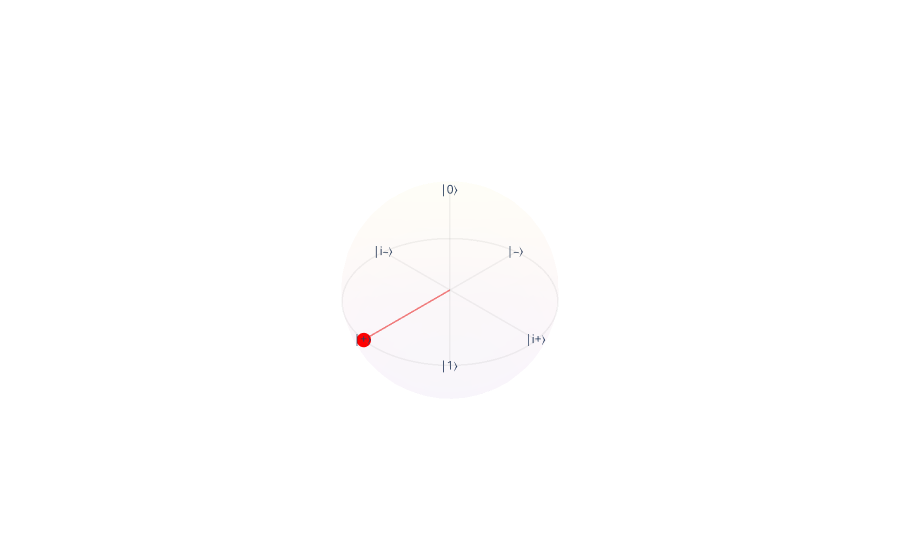

Notebook code cell kept with this figure:
### Markdown cell above
## Portas Lógicas Quânticas

O Ket oferece um conjunto universal de portas lógicas quânticas, permitindo a descrição de qualquer computação quântica. Todas as portas implementadas no Ket podem ser encontradas no módulo {mod}`~ket.gates`. Na documentação, é possível visualizar tanto a representação matricial da porta quanto o seu efeito.

### Portas de 1 Qubit

As portas quânticas são aplicadas diretamente em qubits encapsulados em objetos {class}`~ket.base.Quant`. Os qubits são implementados como referências opacas no Ket, garantindo que a aplicação de portas quânticas não tenha efeito colateral no estado clássico do sistema, afetando apenas o estado quântica.

As portas implementadas no Ket seguem a convenção de nomes em letras maiúsculas. Por exemplo, as portas de Pauli incluem {func}`~ket.gates.X`, {func}`~ket.gates.Y` e {func}`~ket.gates.Z`, enquanto a porta de Hadamard é representada por {func}`~ket.gates.H`.

#### Portas de Pauli e de Hadamard

As portas de Pauli e a porta de Hadamard são essenciais para muitos algoritmos quânticos. As portas de Pauli realizam rotações de 180º nos eixos X, Y e Z, respectivamente, [esfera de Bloch](esfera-de-bloch). No entanto, essas portas, não são suficientes para gerar superposição. Para isso podemos usar a porta de Hadamard, que leva um qubit do estado $\ket{0/1}$ para o estado de superposição $\frac{1}{\sqrt{2}}(\ket{0}\pm\ket{1})$.

:::{tip}
Para visualizar o efeito das portas, podemos usar a função `bloch_sphere`. Note essa função é específica deste Notebook e não faz parte do Ket.
:::

A seguir, temos um exemplo que demonstra a aplicação das portas de Pauli e de Hadamard. Recomendamos que você execute este código e experimente alterar a aplicação das portas para entender melhor seu efeito:

### Code cell
# Instanciando um novo do processo quântico
processo = Process()

# Alocação de um qubit
qubits = processo.alloc()

X(qubits)  # Porta de Pauli X
Y(qubits)  # Porta de Pauli Y
Z(qubits)  # Porta de Pauli Z
H(qubits)  # Porta de Hadamard

bloch_sphere(qubits)  # Mostra o Bloch Sphere

### Figure 1 — Plotly figure (JSON) as saved in the notebook; plotly's stock layout.template omitted (floating-point values rounded to 4 significant figures; data arrays with more than 128 entries replaced by an {"elided": "..."} marker saying what was removed)
{"data": [{"name": "Bloch Sphere", "opacity": 0.02, "showscale": false, "type": "surface", "x": {"elided": "40x20 float values"}, "y": {"elided": "40x20 float values"}, "z": {"elided": "40x20 float values"}}, {"marker": {"color": "red", "size": 5}, "mode": "markers", "name": "qubit", "type": "scatter3d", "x": [1.0], "y": [0], "z": [0]}, {"line": {"color": "red", "width": 3}, "mode": "lines", "name": "qubit line", "opacity": 0.5, "type": "scatter3d", "x": [0, 1.0], "y": [0, 0], "z": [0, 0]}, {"line": {"color": "gray", "width": 3}, "mode": "lines", "name": "Equator", "opacity": 0.1, "type": "scatter3d", "x": [1, 0.998, 0.992, 0.9819, 0.9679, 0.9501, 0.9284, 0.9029, 0.8738, 0.8413, 0.8053, 0.766, 0.7237, 0.6785, 0.6306, 0.5801, 0.5272, 0.4723, 0.4154, 0.3569, 0.2969, 0.2358, 0.1736, 0.1108, 0.04758, -0.01587, -0.07925, -0.1423, -0.2048, -0.2665, -0.3271, -0.3863, -0.4441, -0.5, -0.5539, -0.6056, -0.6549, -0.7015, -0.7453, -0.7861, -0.8237, -0.858, -0.8888, -0.9161, -0.9397, -0.9595, -0.9754, -0.9874, -0.9955, -0.9995, -0.9995, -0.9955, -0.9874, -0.9754, -0.9595, -0.9397, -0.9161, -0.8888, -0.858, -0.8237, -0.7861, -0.7453, -0.7015, -0.6549, -0.6056, -0.5539, -0.5, -0.4441, -0.3863, -0.3271, -0.2665, -0.2048, -0.1423, -0.07925, -0.01587, 0.04758, 0.1108, 0.1736, 0.2358, 0.2969, 0.3569, 0.4154, 0.4723, 0.5272, 0.5801, 0.6306, 0.6785, 0.7237, 0.766, 0.8053, 0.8413, 0.8738, 0.9029, 0.9284, 0.9501, 0.9679, 0.9819, 0.992, 0.998, 1], "y": [0, 0.06342, 0.1266, 0.1893, 0.2511, 0.312, 0.3717, 0.4298, 0.4862, 0.5406, 0.5929, 0.6428, 0.6901, 0.7346, 0.7761, 0.8146, 0.8497, 0.8815, 0.9096, 0.9341, 0.9549, 0.9718, 0.9848, 0.9938, 0.9989, 0.9999, 0.9969, 0.9898, 0.9788, 0.9638, 0.945, 0.9224, 0.896, 0.866, 0.8326, 0.7958, 0.7557, 0.7127, 0.6668, 0.6182, 0.5671, 0.5137, 0.4582, 0.4009, 0.342, 0.2817, 0.2203, 0.158, 0.09506, 0.03173, -0.03173, -0.09506, -0.158, -0.2203, -0.2817, -0.342, -0.4009, -0.4582, -0.5137, -0.5671, -0.6182, -0.6668, -0.7127, -0.7557, -0.7958, -0.8326, -0.866, -0.896, -0.9224, -0.945, -0.9638, -0.9788, -0.9898, -0.9969, -0.9999, -0.9989, -0.9938, -0.9848, -0.9718, -0.9549, -0.9341, -0.9096, -0.8815, -0.8497, -0.8146, -0.7761, -0.7346, -0.6901, -0.6428, -0.5929, -0.5406, -0.4862, -0.4298, -0.3717, -0.312, -0.2511, -0.1893, -0.1266, -0.06342, -2.449e-16], "z": [0, 0, 0, 0, 0, 0, 0, 0, 0, 0, 0, 0, 0, 0, 0, 0, 0, 0, 0, 0, 0, 0, 0, 0, 0, 0, 0, 0, 0, 0, 0, 0, 0, 0, 0, 0, 0, 0, 0, 0, 0, 0, 0, 0, 0, 0, 0, 0, 0, 0, 0, 0, 0, 0, 0, 0, 0, 0, 0, 0, 0, 0, 0, 0, 0, 0, 0, 0, 0, 0, 0, 0, 0, 0, 0, 0, 0, 0, 0, 0, 0, 0, 0, 0, 0, 0, 0, 0, 0, 0, 0, 0, 0, 0, 0, 0, 0, 0, 0, 0]}, {"line": {"color": "gray", "width": 3}, "mode": "lines", "name": "x line", "opacity": 0.1, "type": "scatter3d", "x": [1, -1], "y": [0, 0], "z": [0, 0]}, {"line": {"color": "gray", "width": 3}, "mode": "lines", "name": "y line", "opacity": 0.1, "type": "scatter3d", "x": [0, 0], "y": [1, -1], "z": [0, 0]}, {"line": {"color": "gray", "width": 3}, "mode": "lines", "name": "z line", "opacity": 0.1, "type": "scatter3d", "x": [0, 0], "y": [0, 0], "z": [1, -1]}, {"mode": "text", "name": "|0⟩", "text": ["|0⟩"], "textposition": "middle center", "type": "scatter3d", "x": [0], "y": [0], "z": [1]}, {"mode": "text", "name": "|1⟩", "text": ["|1⟩"], "textposition": "middle center", "type": "scatter3d", "x": [0], "y": [0], "z": [-1]}, {"mode": "text", "name": "|+⟩", "text": ["|+⟩"], "textposition": "middle center", "type": "scatter3d", "x": [1], "y": [0], "z": [0]}, {"mode": "text", "name": "|‒⟩", "text": ["|‒⟩"], "textposition": "middle center", "type": "scatter3d", "x": [-1], "y": [0], "z": [0]}, {"mode": "text", "name": "|i+⟩", "text": ["|i+⟩"], "textposition": "middle center", "type": "scatter3d", "x": [0], "y": [1], "z": [0]}, {"mode": "text", "name": "|i‒⟩", "text": ["|i‒⟩"], "textposition": "middle center", "type": "scatter3d", "x": [0], "y": [-1], "z": [0]}], "layout": {"scene": {"aspectmode": "cube", "xaxis": {"range": [-1, 1], "showbackground": false, "showgrid": false, "visible": false}, "yaxis": {"range": [-1, 1], "showbackground": false, "showgrid": false, "visible": false}, "zaxis": {"range": [-1, 1], "showbackground": false, "showgrid": false, "visible": false}}, "showlegend": false}}
